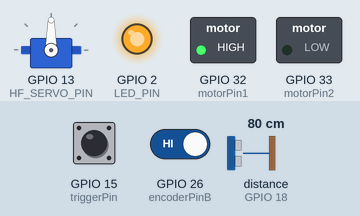
The sketch below on a simulated ESP32. Parts: servo, switched loads named in the sketch (green lamp = pin HIGH), output pins drawn as LEDs (lit = HIGH). Wiring (inferred from the names in the program): ultrasonic range finder: trigger GPIO 5; echo GPIO 18. Inputs (shaded band) come from the test bench; at power-on: distance to the obstacle (sensor on GPIO 18) 80 cm, GPIO 15 (triggerPin) HIGH, GPIO 26 (encoderPinB) HIGH. The echo pulse lasts 58.3 µs per cm; WiFi joins after 1.5 s; servers stay silent unless stated; pins used as bus, display or sensor lines are not drawn; what the sketch prints to the serial monitor is not drawn.

Above: at 2.7 s.
2.8 s: distance to the obstacle (sensor on GPIO 18) set to 95 cm
At 8.5 s:
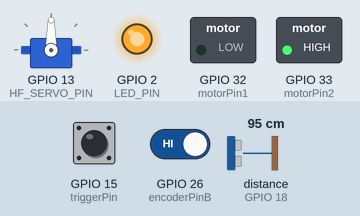
9.0 s: distance to the obstacle (sensor on GPIO 18) set to 105 cm
At 14.6 s:
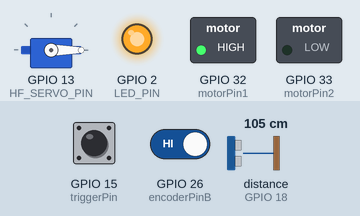
At 19.6 s:
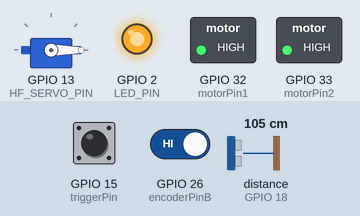
Timing chart, 0 to 23.0 s (numbered marks = the images above; inputs shaded):
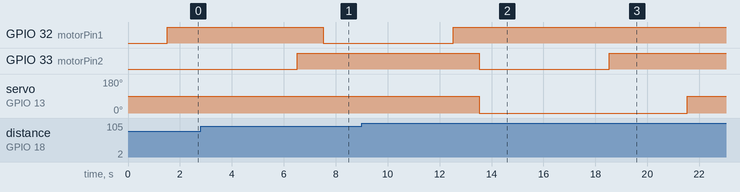

The sketch:

v1___delay.ino
```cpp
#include <ESP32Servo.h>
#include <WiFi.h>
#include <HTTPClient.h>

const char* ssid = "SceneScribe";
const char* password = "pi123456";

// Define button pin and it's variables
#define MIC_BUTTON_PIN 4    // Button for recording the Normal prompt
#define GK_BUTTON_PIN 4     // Button for recording the General Knowledge prompt
const int triggerPin = 15;
volatile bool stateChanged = false;
volatile int currentState = HIGH;
unsigned long lastInterruptTime = 0;

#define TRIG_PIN 5
#define ECHO_PIN 18
#define LED_PIN 2
static const int HF_SERVO_PIN = 13;

// Motor driver pins
const int motorPin1 = 32;
const int motorPin2 = 33;

// Encoder pins
const int encoderPinA = 27;
const int encoderPinB = 26;

volatile long encoderCount = 0;
int direction = 0; // 1 for forward, -1 for reverse


Servo servo_f;


// Interrupt Service Routine for encoder
void IRAM_ATTR encoderISR() {
  int stateB = digitalRead(encoderPinA);
  if (stateB == HIGH) {
    encoderCount += 1 * direction;
  } else {
    encoderCount -= 1 * direction;
  }
}
// Interrupt Service Routine for button
void IRAM_ATTR handleInterrupt() {
  unsigned long interruptTime = millis();
  // Debounce - ignore interrupts too close together
  if (interruptTime - lastInterruptTime > 500) {
    stateChanged = true;
  }
  lastInterruptTime = interruptTime;
}

void connectWifi(const char* ssid, const char* password) {
  WiFi.begin(ssid, password);
  Serial.print("Connecting to Wi-Fi");
  while (WiFi.status() != WL_CONNECTED) {
    Serial.print(".");
    delay(300);
  }
  Serial.println();
  Serial.print("Connected with IP: ");
  Serial.println(WiFi.localIP());
  Serial.println();
  digitalWrite(LED_PIN, HIGH);
}

void callRaspiAPI(int state) {
  HTTPClient http;

  // Raspberry Pi should connect to ESP's SoftAP
  String serverUrl = "http://192.168.4.1:5001/api/state"; // Example URL
  String payload = "{\"state\":" + String(state) + "}";

  http.begin(serverUrl);
  http.addHeader("Content-Type", "application/json");

  int httpCode = http.POST(payload);

  if (httpCode > 0) {
    String response = http.getString();
    Serial.println(httpCode);
    Serial.println(response);
  } else {
    Serial.println("Error on HTTP request");
  }

  http.end();
}

// Move motor right (forward)
void moveRight(long targetSteps = 550) {
  encoderCount = 0;
  direction = 1;

  digitalWrite(motorPin1, HIGH);
  digitalWrite(motorPin2, LOW);

  delay(5000);

  stopMotor();
}

// Move motor left (reverse)
void moveLeft(long targetSteps = 550) {
  encoderCount = 0;
  direction = -1;

  digitalWrite(motorPin1, LOW);
  digitalWrite(motorPin2, HIGH);

  delay(5000);

  stopMotor();
}

// Stop motor
void stopMotor() {
  digitalWrite(motorPin1, HIGH);
  digitalWrite(motorPin2, HIGH);
}

float get_distance(){
  digitalWrite(TRIG_PIN, LOW);
  delayMicroseconds(2);
  digitalWrite(TRIG_PIN, HIGH);
  delayMicroseconds(1000);
  digitalWrite(TRIG_PIN, LOW);

  long duration = pulseIn(ECHO_PIN, HIGH);
  float distance = (duration * 0.0343) / 2;  // Convert to cm (Speed of sound = 343m/s)
  Serial.print("Distance: ");
  Serial.print(distance);
  Serial.println(" cm");
  return distance;
}

void buttonCallback(void *pvParameters){
  while(1){
    if (stateChanged) {
      stateChanged = false;
      Serial.println("state changed");
      currentState = !digitalRead(triggerPin);
      callRaspiAPI(currentState);
    }
    vTaskDelay(500 / portTICK_PERIOD_MS);
  }
}

void directionControl(void *pvParameters){
  while(1){
    if(get_distance() < 100.0){
      if(get_distance() < 100.0){
        moveRight(200);
        delay(1000);
        if(get_distance() > 100.0){
          servo_f.write(180);

          moveLeft(175);
          Serial.println(" directing right");
        }else{
          moveLeft(650);
          delay(1000);
          if(get_distance() < 100.0){
            servo_f.write(180);
            moveRight(200);
            Serial.println(" directing left");
            delay(1000);
          }else{
            servo_f.write(0);
            moveRight(200);
            Serial.println(" directing left");
            delay(1000);
          }
        }
        delay(2000);
        servo_f.write(90);
      }
    }
    vTaskDelay(500 / portTICK_PERIOD_MS);
  }

}
void setup() {

  Serial.begin(115200);
  connectWifi(ssid, password);
  servo_f.attach(HF_SERVO_PIN);
  pinMode(TRIG_PIN, OUTPUT);
  pinMode(ECHO_PIN, INPUT);
  pinMode(LED_PIN, OUTPUT);

  // Motor pins as output
  pinMode(motorPin1, OUTPUT);
  pinMode(motorPin2, OUTPUT);

  // Encoder pins as input
  pinMode(encoderPinA, INPUT_PULLUP);
  pinMode(encoderPinB, INPUT_PULLUP);

  // Configure button pins as INPUT_PULLUP
  pinMode(MIC_BUTTON_PIN, INPUT_PULLUP);
  pinMode(GK_BUTTON_PIN, INPUT_PULLUP);

  // Set up button interrupt pin
  pinMode(triggerPin, INPUT_PULLUP);

  // Attach interrupt on encoder channel A
  attachInterrupt(digitalPinToInterrupt(encoderPinB), encoderISR, RISING);
  attachInterrupt(digitalPinToInterrupt(triggerPin), handleInterrupt, CHANGE);

  // Create Button Callback pinned to Core 0
  xTaskCreatePinnedToCore(
    buttonCallback,                // Task function
    "Button Task",             // Name of the task
    4096,                 // Stack size (in words, 1000 is usually enough)
    NULL,                 // Parameters for the task
    1,                    // Task priority
    NULL,                 // Task handle (not used)
    0                     // Core 0
  );

  // Create Direction Control pinned to Core 1
  xTaskCreatePinnedToCore(
    directionControl,                // Task function
    "Direction Task",             // Name of the task
    4096,                 // Stack size
    NULL,                 // Parameters
    1,                    // Task priority
    NULL,                 // Task handle (not used)
    1                     // Core 1
  );

}


void loop() {
}
```

Measured:
- the behaviour switches between 100 and 101 cm on distance to the obstacle (sensor on GPIO 18) (found by bisection; images 1 and 2)
- after the input at 9.0 s, GPIO 32 (motorPin1): goes on until 12.5 s, then stays HIGH; GPIO 33 (motorPin2): goes on until 18.5 s, then stays HIGH
